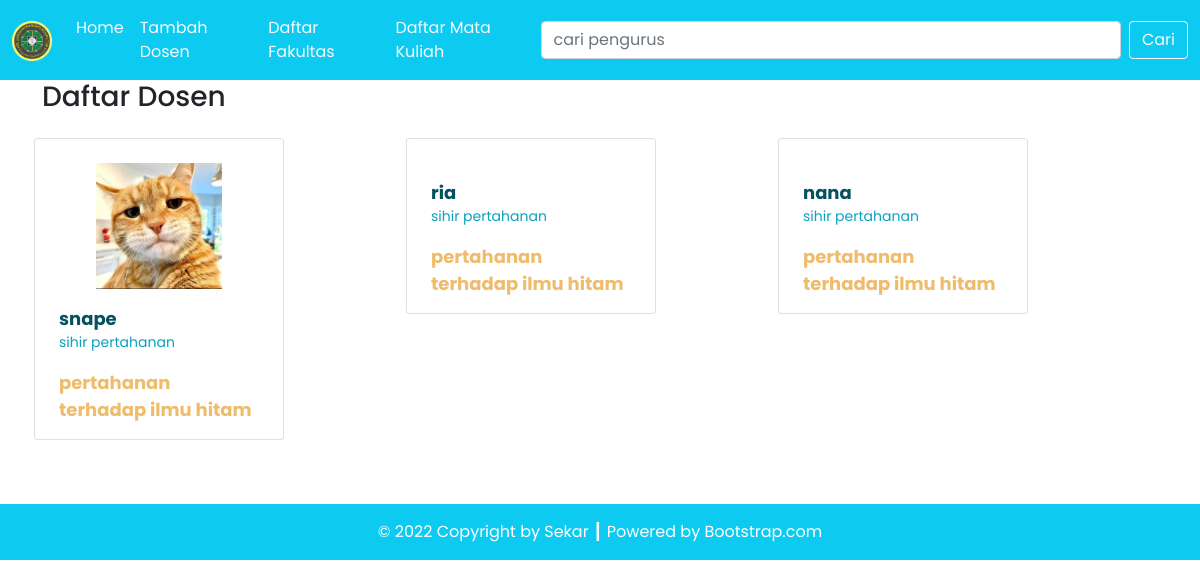
The page / on the database its author committed.
### tables this page shows
CREATE TABLE `dosen` (
  `dosen_id` int(11) NOT NULL,
  `dosen_foto` varchar(255) NOT NULL,
  `dosen_NIK` varchar(22) NOT NULL,
  `dosen_nama` varchar(100) NOT NULL,
  `mataKuliah_id` int(11) NOT NULL,
  `fakultas_id` int(11) NOT NULL
);

CREATE TABLE `fakultas` (
  `fakultas_id` int(11) NOT NULL,
  `fakultas_nama` varchar(100) NOT NULL
);

CREATE TABLE `matakuliah` (
  `mataKuliah_id` int(11) NOT NULL,
  `mataKuliah_nama` varchar(100) NOT NULL
);

### config/db.php (called while the page is built)
<?php
$DB_HOST = "localhost";
$DB_USERNAME = "root";
$DB_PASSWORD = "";
$DB_NAME = "db_dosenHogwarts";

### classes/DB.php (called while the page is built, shortened)
<?php
class DB
{
    private $hostname;
    private $username;
    private $password;
    private $dbname;
    private $conn;
    private $result;
    function __construct($hostname, $username, $password, $dbname)
    {
        $this->hostname = $hostname;
        $this->username = $username;
        $this->password = $password;
        $this->dbname = $dbname;
    }
    function open()
    {
        $this->conn = mysqli_connect($this->hostname, $this->username, $this->password, $this->dbname);
    }
    function execute($query)
    {
        $this->result = mysqli_query($this->conn, $query);
    }
    function getResult()
    {
        return mysqli_fetch_array($this->result);
    }
}

### classes/Dosen.php (called while the page is built, shortened)
<?php
class Dosen extends DB
{
    function getDosenJoin()
    {
        $query = "SELECT * FROM dosen JOIN fakultas ON dosen.fakultas_id=fakultas.fakultas_id JOIN matakuliah ON dosen.mataKuliah_id=matakuliah.mataKuliah_id ORDER BY dosen.dosen_id";
        return $this->execute($query);
    }
}

### index.php (the view, shortened to what this page needs)
<?php
include('config/db.php');
include('classes/DB.php');
include('classes/Dosen.php');
include('classes/Template.php');
$listDosen = new Dosen($DB_HOST, $DB_USERNAME, $DB_PASSWORD, $DB_NAME);
$listDosen->open();
$listDosen->getDosenJoin();
if (isset($_POST['btn-cari'])) {
    $listDosen->searchDosen($_POST['cari']);
} else {
    $listDosen->getDosenJoin();
}
$data = null;
while ($row = $listDosen->getResult()) {
    $data .= '<div class="col gx-2 gy-3 justify-content-center">' .
        '<div class="card pt-4 px-2 pengurus-thumbnail">
        <a href="detail.php?id=' . $row['dosen_id'] . '">
            <div class="row justify-content-center">
                <img src="assets/images/' . $row['dosen_foto'] . '" class="card-img-top" alt="' . $row['dosen_foto'] . '">
            </div>
            <div class="card-body">
                <p class="card-text pengurus-nama my-0">' . $row['dosen_nama'] . '</p>
                <p class="card-text divisi-nama">' . $row['fakultas_nama'] . '</p>
                <p class="card-text jabatan-nama my-0">' . $row['mataKuliah_nama'] . '</p>
            </div>
        </a>
    </div>
    </div>';
}

### classes/Template.php (shortened to what this page needs)
<?php
class Template
{
    var $content = '';
    function __construct($filename = '')
    {
        $this->content = implode('', @file($filename));
    }
    function clear()
    {
        $this->content = preg_replace("/DATA_[A-Z|_|0-9]+/", "", $this->content);
    }
    function write()
    {
        print $this->content;
    }
    function replace($old = '', $new = '')
    {
        if (is_int($new)) {
            $value = sprintf("%d", $new);
        } elseif (is_float($new)) {
            $value = sprintf("%f", $new);
        } elseif (is_array($new)) {
            $value = '';
            foreach ($new as $item) {
                $value .= $item . ' ';
            }
        } else {
            $value = $new;
        }
        $this->content = preg_replace("/$old/", $value, $this->content);
    }
}

### rows shown on the page
dosen: dosen_foto (picture), dosen_nama "snape", fakultas.fakultas_nama "sihir pertahanan", mataKuliah.mataKuliah_nama "pertahanan terhadap ilmu hitam"
dosen: dosen_nama "ria", fakultas.fakultas_nama "sihir pertahanan", mataKuliah.mataKuliah_nama "pertahanan terhadap ilmu hitam"
dosen: dosen_nama "nana", fakultas.fakultas_nama "sihir pertahanan", mataKuliah.mataKuliah_nama "pertahanan terhadap ilmu hitam"
